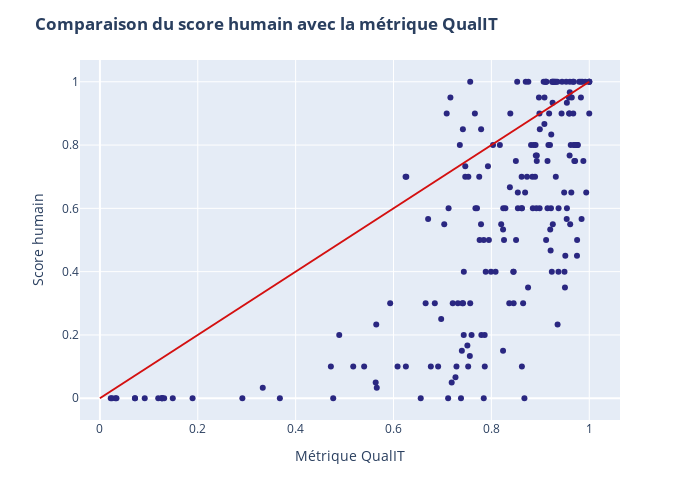

Notebook code for this chart:
### Markdown cell above
5. ***Score humain moyen vs métrique QualIT***

### Code cell
fig = px.scatter(
    df, x="C", y="score_humain", 
    color_discrete_sequence=["#2a2781"]
)
# Ajout de la ligne x = y pour référence
fig.add_shape(
    type="line", x0=0, x1=1, y0=0, y1=1, xref="x", yref="y",
    line=dict(color="#d41010")
)
fig.update_layout(
    title={"text": "<b>Comparaison du score humain avec la métrique QualIT</b>"},
    xaxis_title="Métrique QualIT",
    yaxis_title="Score humain",
    width=700, height=500
)
fig.update_traces(
    hovertemplate =
        "Métrique QualIT = %{x}<br>" \
        "Score humain = %{y}<extra></extra>"
)
fig.show()

### Figure 1 — Plotly figure (JSON) as saved in the notebook; plotly's stock layout.template omitted (floating-point values rounded to 4 significant figures; data arrays with more than 128 entries replaced by an {"elided": "..."} marker saying what was removed)
{"data": [{"hovertemplate": "Métrique QualIT = %{x}<br>Score humain = %{y}<extra></extra>", "legendgroup": "", "marker": {"color": "#2a2781", "symbol": "circle"}, "mode": "markers", "name": "", "orientation": "v", "showlegend": false, "type": "scatter", "x": {"elided": "200 float values"}, "xaxis": "x", "y": {"elided": "200 float values"}, "yaxis": "y"}], "layout": {"height": 500, "legend": {"tracegroupgap": 0}, "margin": {"t": 60}, "shapes": [{"line": {"color": "#d41010"}, "type": "line", "x0": 0, "x1": 1, "xref": "x", "y0": 0, "y1": 1, "yref": "y"}], "title": {"text": "<b>Comparaison du score humain avec la métrique QualIT</b>"}, "width": 700, "xaxis": {"anchor": "y", "domain": [0, 1], "title": {"text": "Métrique QualIT"}}, "yaxis": {"anchor": "x", "domain": [0, 1], "title": {"text": "Score humain"}}}}
